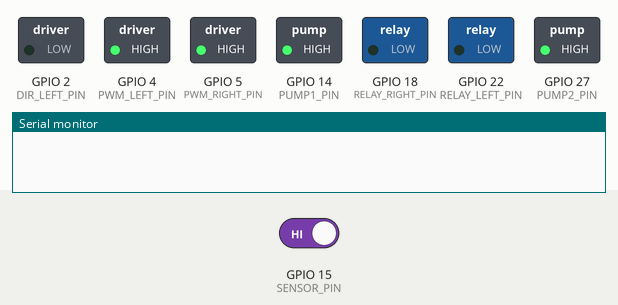
This sketch was run on a simulated ESP32. Shown: switched loads named in the sketch (green lamp = pin HIGH), the last lines printed to the serial monitor. Inputs (shaded band) come from the test bench; at power-on: GPIO 15 (SENSOR_PIN) HIGH.

Above: at 1.2 s.
1.3 s: GPIO 15 (SENSOR_PIN) driven LOW
At 2.4 s:
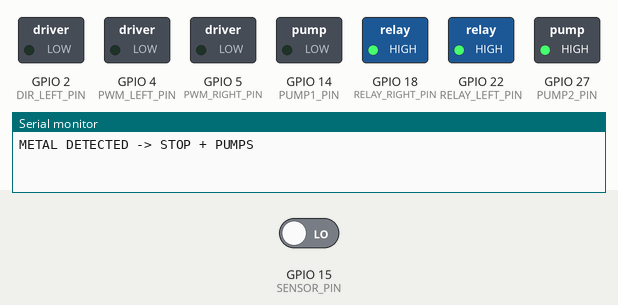
At 7.4 s:
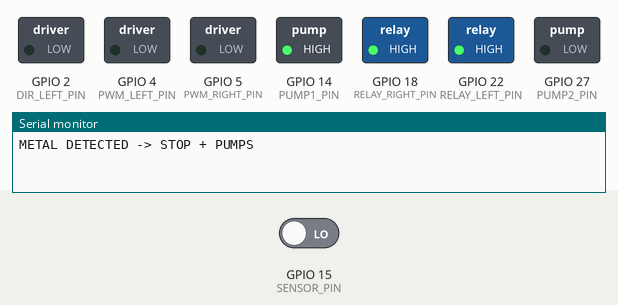
Timing chart, 0 to 12.8 s (numbered marks = the images above; inputs shaded):
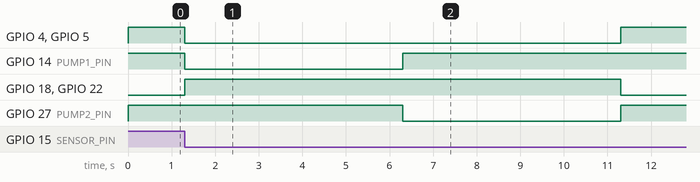

Measured:
- after the input at 1.3 s, GPIO 4 (PWM_LEFT_PIN), GPIO 5 (PWM_RIGHT_PIN): HIGH → LOW at once, → HIGH 10.0 s later; GPIO 14 (PUMP1_PIN): HIGH → LOW at once, → HIGH 5.0 s later; GPIO 18 (RELAY_RIGHT_PIN), GPIO 22 (RELAY_LEFT_PIN): LOW → HIGH at once, → LOW 10.0 s later; GPIO 27 (PUMP2_PIN): HIGH → LOW after 5.0 s, → HIGH 5.0 s later

The sketch:

detect_plant.ino
```cpp
// ---------- Пины ----------

// ЛЕВЫЙ мотор
const int RELAY_LEFT_PIN = 22;  // реле левого мотора
const int PWM_LEFT_PIN   = 4;   // скорость левого (синий)
const int DIR_LEFT_PIN   = 2;   // направление левого (белый)

// ПРАВЫЙ мотор
const int RELAY_RIGHT_PIN = 18; // реле правого мотора
const int PWM_RIGHT_PIN   = 5;  // скорость правого (синий)
// направление правого мотора физически посажено на минус батарейки

// Датчик индуктивности
const int SENSOR_PIN = 15;      // чёрный провод датчика, INPUT_PULLUP

// ПОМПЫ
const int PUMP1_PIN = 14;       // реле помпы 1
const int PUMP2_PIN = 27;       // реле помпы 2

// ---------- Настройки ----------

const int SPEED_LEFT  = 255;
const int SPEED_RIGHT = 255;

// реле считаем active-LOW (IN = LOW -> включено)
const bool RELAY_ACTIVE_LOW = true;

// можно ли сейчас реагировать на новый металл
bool canTrigger = true;

// ---------- Вспомогательные функции ----------

void relayOn(int pin) {
  digitalWrite(pin, RELAY_ACTIVE_LOW ? LOW : HIGH);
}

void relayOff(int pin) {
  digitalWrite(pin, RELAY_ACTIVE_LOW ? HIGH : LOW);
}

// моторы вперёд
void driveForward() {
  // левый мотор: направление в нужную сторону (белый = GND)
  pinMode(DIR_LEFT_PIN, OUTPUT);
  digitalWrite(DIR_LEFT_PIN, LOW);

  // включаем реле моторов
  relayOn(RELAY_LEFT_PIN);
  relayOn(RELAY_RIGHT_PIN);

  analogWrite(PWM_LEFT_PIN,  SPEED_LEFT);
  analogWrite(PWM_RIGHT_PIN, SPEED_RIGHT);
}

// моторы стоп (через реле)
void stopMotors() {
  analogWrite(PWM_LEFT_PIN,  0);
  analogWrite(PWM_RIGHT_PIN, 0);

  relayOff(RELAY_LEFT_PIN);
  relayOff(RELAY_RIGHT_PIN);
}

// помпы
void pump1On()  { relayOn(PUMP1_PIN); }
void pump1Off() { relayOff(PUMP1_PIN); }

void pump2On()  { relayOn(PUMP2_PIN); }
void pump2Off() { relayOff(PUMP2_PIN); }

// последовательность: остановиться, помпа1 5с, помпа2 5с
void runPumpSequence() {
  stopMotors();

  pump1On();
  delay(5000);
  pump1Off();

  pump2On();
  delay(5000);
  pump2Off();
}

// ---------- setup / loop ----------

void setup() {
  // моторы
  pinMode(RELAY_LEFT_PIN,  OUTPUT);
  pinMode(RELAY_RIGHT_PIN, OUTPUT);
  pinMode(PWM_LEFT_PIN,    OUTPUT);
  pinMode(PWM_RIGHT_PIN,   OUTPUT);

  // помпы
  pinMode(PUMP1_PIN, OUTPUT);
  pinMode(PUMP2_PIN, OUTPUT);
  relayOff(PUMP1_PIN);
  relayOff(PUMP2_PIN);

  // датчик SN04-N
  pinMode(SENSOR_PIN, INPUT_PULLUP);

  Serial.begin(9600);

  // стартуем: металла нет, едем
  driveForward();
}

void loop() {
  int raw    = digitalRead(SENSOR_PIN);
  bool metal = (raw == LOW);  // LOW = металл под датчиком

  if (metal && canTrigger) {
    // первый раз увидели металл -> запускаем последовательность
    Serial.println("METAL DETECTED -> STOP + PUMPS");
    canTrigger = false;          // пока металл не уйдёт, больше не триггерим

    runPumpSequence();           // стоп + помпы по очереди

    // после помп сразу снова едем, даже если металл ещё есть
    driveForward();
    Serial.println("SEQUENCE DONE -> DRIVE AGAIN");
  }

  // как только металл исчезнет, снова разрешаем триггер
  if (!metal) {
    canTrigger = true;
  }

  delay(50);
}
```
